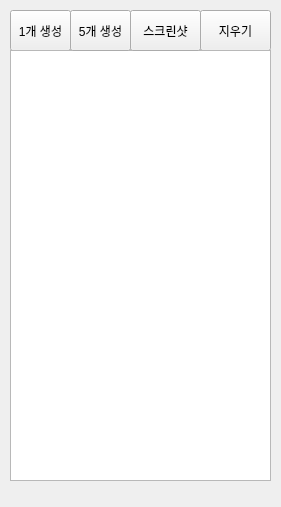
<?xml version="1.0" encoding="UTF-8"?>
<ui version="4.0">
 <class>MainWindow</class>
 <widget class="QMainWindow" name="MainWindow">
  <property name="geometry">
   <rect>
    <x>0</x>
    <y>0</y>
    <width>281</width>
    <height>507</height>
   </rect>
  </property>
  <property name="windowTitle">
   <string>MainWindow</string>
  </property>
  <widget class="QWidget" name="centralwidget">
   <widget class="QPushButton" name="btnGenerate">
    <property name="geometry">
     <rect>
      <x>10</x>
      <y>10</y>
      <width>61</width>
      <height>41</height>
     </rect>
    </property>
    <property name="text">
     <string>1개 생성</string>
    </property>
   </widget>
   <widget class="QPushButton" name="btnClear">
    <property name="geometry">
     <rect>
      <x>200</x>
      <y>10</y>
      <width>71</width>
      <height>41</height>
     </rect>
    </property>
    <property name="text">
     <string>지우기</string>
    </property>
   </widget>
   <widget class="QListWidget" name="lwOutput">
    <property name="geometry">
     <rect>
      <x>10</x>
      <y>50</y>
      <width>261</width>
      <height>431</height>
     </rect>
    </property>
    <property name="font">
     <font>
      <pointsize>14</pointsize>
     </font>
    </property>
    <property name="editTriggers">
     <set>QAbstractItemView::NoEditTriggers</set>
    </property>
    <property name="alternatingRowColors">
     <bool>true</bool>
    </property>
    <property name="selectionMode">
     <enum>QAbstractItemView::SingleSelection</enum>
    </property>
   </widget>
   <widget class="QPushButton" name="btnScreenshot">
    <property name="geometry">
     <rect>
      <x>130</x>
      <y>10</y>
      <width>71</width>
      <height>41</height>
     </rect>
    </property>
    <property name="autoFillBackground">
     <bool>false</bool>
    </property>
    <property name="text">
     <string>스크린샷</string>
    </property>
   </widget>
   <widget class="QPushButton" name="btnGenerate5">
    <property name="geometry">
     <rect>
      <x>70</x>
      <y>10</y>
      <width>61</width>
      <height>41</height>
     </rect>
    </property>
    <property name="text">
     <string>5개 생성</string>
    </property>
   </widget>
  </widget>
  <widget class="QMenuBar" name="menubar">
   <property name="geometry">
    <rect>
     <x>0</x>
     <y>0</y>
     <width>281</width>
     <height>17</height>
    </rect>
   </property>
  </widget>
 </widget>
 <tabstops>
  <tabstop>btnGenerate</tabstop>
  <tabstop>btnGenerate5</tabstop>
  <tabstop>btnScreenshot</tabstop>
  <tabstop>btnClear</tabstop>
  <tabstop>lwOutput</tabstop>
 </tabstops>
 <resources/>
 <connections/>
</ui>
